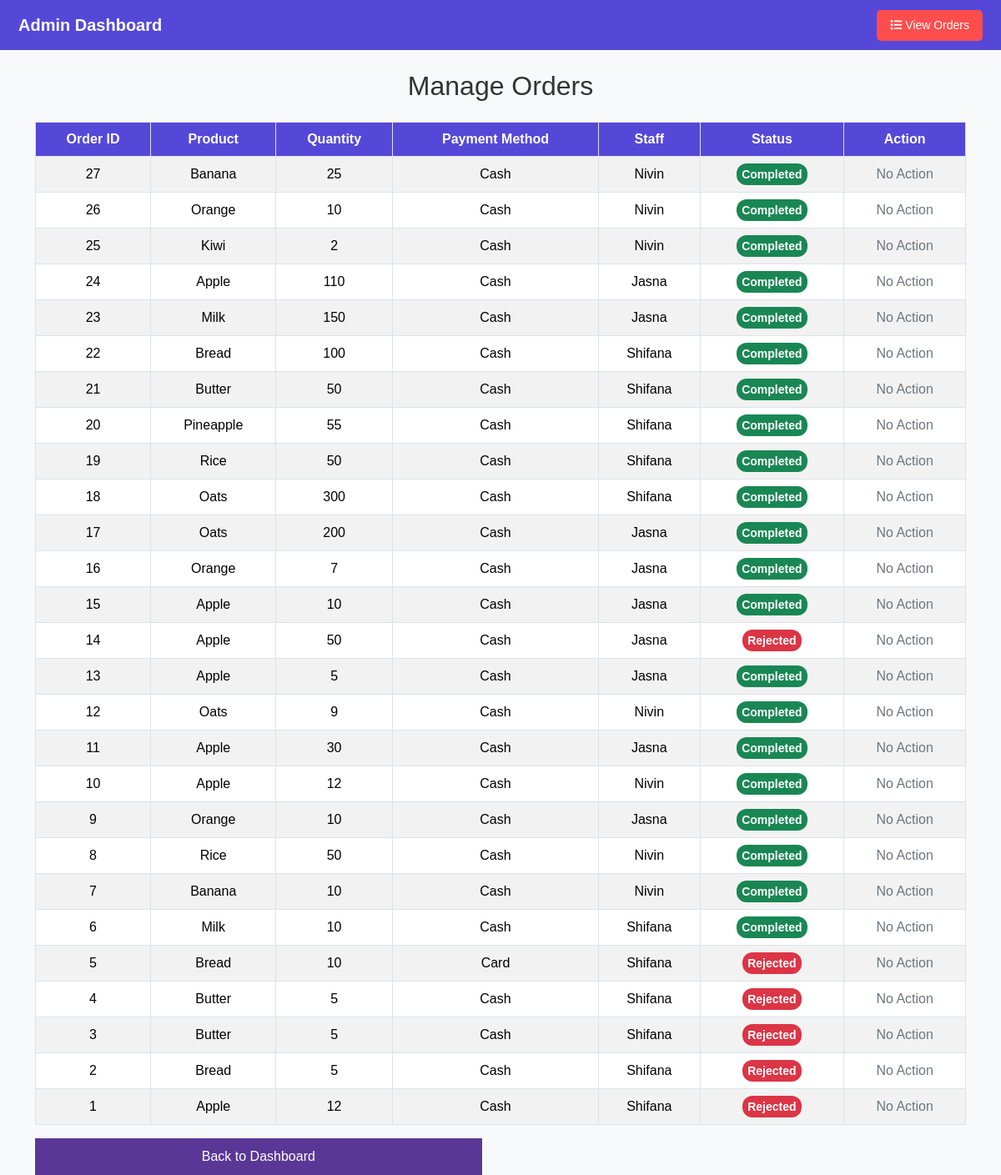
The page /admin/manage_orders (signed in) on the database its author committed.
### app/models.py (models this page shows, shortened)
class Order(db.Model):
    id = db.Column(db.Integer, primary_key=True)
    staff_id = db.Column(db.Integer, db.ForeignKey('user.id'), nullable=False)
    product_id = db.Column(db.Integer, db.ForeignKey('inventory.id'), nullable=False)
    quantity = db.Column(db.Integer, nullable=False)
    payment_method = db.Column(db.String(50), nullable=False)
    notes = db.Column(db.Text, nullable=True)
    status = db.Column(db.String(20), default="Pending")
    created_at = db.Column(db.DateTime, default=datetime.utcnow, nullable=False)
    completed_at = db.Column(db.DateTime, nullable=True)
    product = db.relationship('Inventory', backref='orders')

class Inventory(db.Model):
    id = db.Column(db.Integer, primary_key=True, autoincrement=True)
    product_id = db.Column(db.String(50), unique=True, nullable=False)
    name = db.Column(db.String(100), nullable=False)
    category = db.Column(db.String(50), nullable=False)
    quantity = db.Column(db.Integer, nullable=False)  # Available stock
    price = db.Column(db.Float, nullable=False)
    supplier = db.Column(db.String(100), nullable=False)
    availability = db.Column(db.String(20), nullable=False, default="Available")

class User(db.Model, UserMixin):
    id = db.Column(db.Integer, primary_key=True)
    username = db.Column(db.String(150), unique=True, nullable=False)
    email = db.Column(db.String(150), unique=True, nullable=False)
    password = db.Column(db.String(255), nullable=False)
    role = db.Column(db.String(50), nullable=False, default='User')
    profile_picture = db.Column(db.String(255), nullable=True, default='None')
    contact_number = db.Column(db.String(20))
    category = db.Column(db.String(100), nullable=True)  # Only required for suppliers
    orders = db.relationship('Order', backref='staff', lazy=True)

### app/routes.py (the view)
@admin_bp.route("/manage_orders", methods=["GET", "POST"])
@login_required
def manage_orders():
    if current_user.role not in ["Admin", "Manager"]:
        flash("Access denied!", "danger")
        return redirect(url_for('main.index'))
    orders = Order.query.order_by(Order.created_at.desc()).all()
    return render_template("admin/manage_orders.html", orders=orders)

### app/__init__.py (called while the page is built)
def create_app():
    app = Flask(__name__, static_folder='static', template_folder='templates')
    try:
        app.config.from_object(Config)
    except Exception as e:
        app.logger.error(f"Error loading configuration: {e}")
    db.init_app(app)
    login_manager.init_app(app)
    migrate.init_app(app, db)
    login_manager.login_view = "main.login"
    login_manager.login_message_category = "info"
    from app.routes import main_bp, admin_bp, staff_bp
    app.register_blueprint(main_bp)
    app.register_blueprint(admin_bp, url_prefix='/admin')  # ✅ Admin routes
    app.register_blueprint(staff_bp, url_prefix='/staff')  # ✅ Staff routes
    @login_manager.user_loader
    def load_user(user_id):
        from app.models import User
        return User.query.get(int(user_id))
    return app

### app/templates/admin/manage_orders.html (shortened to what this page needs)
<!DOCTYPE html>
<html lang="en">
<head>
    <link href="https://cdnjs.cloudflare.com/ajax/libs/bootstrap/5.3.2/css/bootstrap.min.css" rel="stylesheet">
    <link rel="stylesheet" href="https://cdnjs.cloudflare.com/ajax/libs/font-awesome/6.4.2/css/all.min.css">
</head>
<body>
<nav class="navbar navbar-expand-lg">
    <div class="container-fluid">
        <a class="navbar-brand" href="{{ url_for('admin.admin_dashboard') }}">
            Admin Dashboard
        </a>
        <div class="ms-auto">
            <a href="{{ url_for('admin.all_orders') }}" class="btn btn-view-orders">
                <i class="fas fa-list"></i> View Orders
            </a>
        </div>
    </div>
</nav>
<div class="container mt-4">
    <h2 class="text-center mb-4">Manage Orders</h2>
    <table class="table table-bordered table-striped">
        <thead>
            <tr>
                <th>Order ID</th>
                <th>Product</th>
                <th>Quantity</th>
                <th>Payment Method</th>
                <th>Staff</th>
                <th>Status</th>
                <th>Action</th>
            </tr>
        </thead>
        <tbody>
            {% for order in orders %}
            <tr>
                <td>{{ order.id }}</td>
                <td>{{ order.product.name }}</td>
                <td>{{ order.quantity }}</td>
                <td>{{ order.payment_method }}</td>
                <td>{{ order.staff.username }}</td>
                <td>
                    {% if order.status == "Pending" %}
                        <span class="badge bg-warning">{{ order.status }}</span>
                    {% elif order.status == "Completed" %}
                        <span class="badge bg-success">{{ order.status }}</span>
                    {% elif order.status == "Rejected" %}
                        <span class="badge bg-danger">{{ order.status }}</span>
                    {% endif %}
                </td>
                <td>
                    {% if order.status == "Pending" %}
                    <form method="POST" action="{{ url_for('admin.update_order_status', order_id=order.id) }}">
                        <button type="submit" name="action" value="approve" class="btn btn-success btn-sm me-2">
                            <i class="fas fa-check"></i> Approve
                        </button>
                        <button type="submit" name="action" value="reject" class="btn btn-danger btn-sm">
                            <i class="fas fa-times"></i> Reject
                        </button>
                    </form>
                    {% else %}
                        <span class="text-secondary">No Action</span>
                    {% endif %}
                </td>
            </tr>
            {% endfor %}
        </tbody>
    </table>
    <div class="button-container">
        <button onclick="window.location.href='{{ url_for('admin.admin_dashboard') if current_user.role == 'Admin' else url_for('main.manager_dashboard') }}'" class="btn-common">Back to Dashboard</button>
    </div>
</div>
</body>
</html>

### app/templates/admin/manage_orders.html (style rules this page uses)
body { font-family: 'Poppins', sans-serif; background-color: #f8f9fa; color: #333; }
.navbar { background-color: #5548d9; color: white; padding: 10px; }
.navbar-brand { font-weight: bold; color: white; }
.btn-view-orders { background-color: #ff4d4d; color: white; border: none; padding: 8px 16px; border-radius: 5px; text-decoration: none; font-size: 14px; transition: background-color 0.3s ease; display: inline-block; cursor: pointer; font-weight: 500; }
.table { margin-top: 20px; }
.table th { background-color: #5548d9; color: white; text-align: center; }
.table td { text-align: center; vertical-align: middle; }
.badge { font-size: 14px; padding: 6px; border-radius: 12px; }
.container { margin-top: 30px; }
.button-container { display: flex; justify-content: space-between; gap: 10px; }
.btn-common { background-color: #5a3796; color: white; border: none; padding: 10px 20px; cursor: pointer; width: 48%; }

### rows shown on the page
Order: id "27", product.name "Banana", quantity "25", payment_method "Cash", staff.username "Nivin", status "Completed", shows "No Action"
Order: id "26", product.name "Orange", quantity "10", payment_method "Cash", staff.username "Nivin", status "Completed", shows "No Action"
Order: id "25", product.name "Kiwi", quantity "2", payment_method "Cash", staff.username "Nivin", status "Completed", shows "No Action"
Order: id "24", product.name "Apple", quantity "110", payment_method "Cash", staff.username "Jasna", status "Completed", shows "No Action"
Order: id "23", product.name "Milk", quantity "150", payment_method "Cash", staff.username "Jasna", status "Completed", shows "No Action"
Order: id "22", product.name "Bread", quantity "100", payment_method "Cash", staff.username "Shifana", status "Completed", shows "No Action"
Order: id "21", product.name "Butter", quantity "50", payment_method "Cash", staff.username "Shifana", status "Completed", shows "No Action"
Order: id "20", product.name "Pineapple", quantity "55", payment_method "Cash", staff.username "Shifana", status "Completed", shows "No Action"
Order: id "19", product.name "Rice", quantity "50", payment_method "Cash", staff.username "Shifana", status "Completed", shows "No Action"
Order: id "18", product.name "Oats", quantity "300", payment_method "Cash", staff.username "Shifana", status "Completed", shows "No Action"
Order: id "17", product.name "Oats", quantity "200", payment_method "Cash", staff.username "Jasna", status "Completed", shows "No Action"
Order: id "16", product.name "Orange", quantity "7", payment_method "Cash", staff.username "Jasna", status "Completed", shows "No Action"
Order: id "15", product.name "Apple", quantity "10", payment_method "Cash", staff.username "Jasna", status "Completed", shows "No Action"
Order: id "14", product.name "Apple", quantity "50", payment_method "Cash", staff.username "Jasna", status "Rejected", shows "No Action"
Order: id "13", product.name "Apple", quantity "5", payment_method "Cash", staff.username "Jasna", status "Completed", shows "No Action"
Order: id "12", product.name "Oats", quantity "9", payment_method "Cash", staff.username "Nivin", status "Completed", shows "No Action"
Order: id "11", product.name "Apple", quantity "30", payment_method "Cash", staff.username "Jasna", status "Completed", shows "No Action"
Order: id "10", product.name "Apple", quantity "12", payment_method "Cash", staff.username "Nivin", status "Completed", shows "No Action"
Order: id "9", product.name "Orange", quantity "10", payment_method "Cash", staff.username "Jasna", status "Completed", shows "No Action"
Order: id "8", product.name "Rice", quantity "50", payment_method "Cash", staff.username "Nivin", status "Completed", shows "No Action"
Order: id "7", product.name "Banana", quantity "10", payment_method "Cash", staff.username "Nivin", status "Completed", shows "No Action"
Order: id "6", product.name "Milk", quantity "10", payment_method "Cash", staff.username "Shifana", status "Completed", shows "No Action"
Order: id "5", product.name "Bread", quantity "10", payment_method "Card", staff.username "Shifana", status "Rejected", shows "No Action"
Order: id "4", product.name "Butter", quantity "5", payment_method "Cash", staff.username "Shifana", status "Rejected", shows "No Action"
Order: id "3", product.name "Butter", quantity "5", payment_method "Cash", staff.username "Shifana", status "Rejected", shows "No Action"
Order: id "2", product.name "Bread", quantity "5", payment_method "Cash", staff.username "Shifana", status "Rejected", shows "No Action"
Order: id "1", product.name "Apple", quantity "12", payment_method "Cash", staff.username "Shifana", status "Rejected", shows "No Action"
